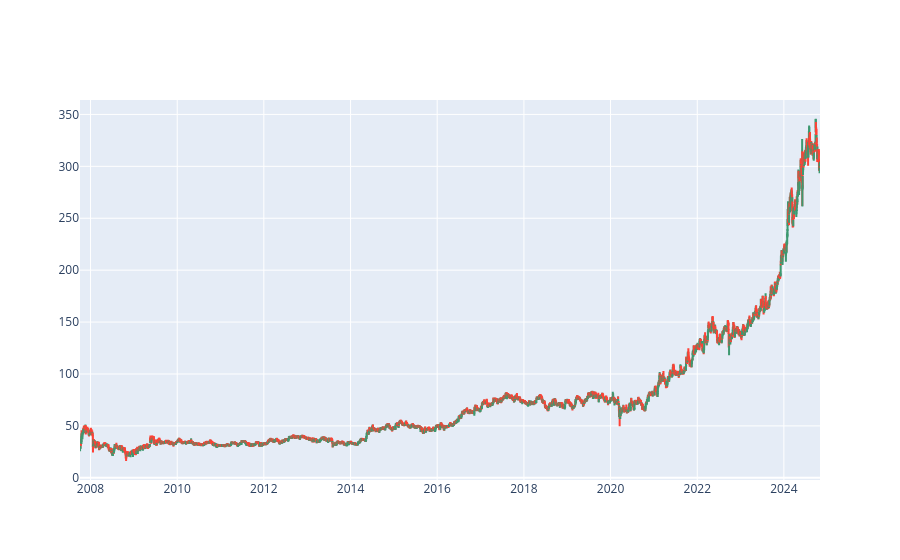

The cell this chart's notebook holds for it:
### Code cell
import plotly.graph_objects as go

fig = go.Figure(data=[go.Candlestick(
    x = data1['Date'],
    open = data1['Open'],
    high=data1['High'],
    low=data1['Low'],
    close=data1['Close']
)])
fig.update_layout(xaxis_rangeslider_visible=False)
fig.show()

### Figure 1 — Plotly figure (JSON) as saved in the notebook; plotly's stock layout.template omitted (floating-point values rounded to 4 significant figures; data arrays with more than 128 entries replaced by an {"elided": "..."} marker saying what was removed)
{"data": [{"close": {"elided": "4209 str values"}, "high": {"elided": "4209 str values"}, "low": {"elided": "4209 str values"}, "open": {"elided": "4209 str values"}, "type": "candlestick", "x": {"elided": "4209 str values"}}], "layout": {"xaxis": {"rangeslider": {"visible": false}}}}
